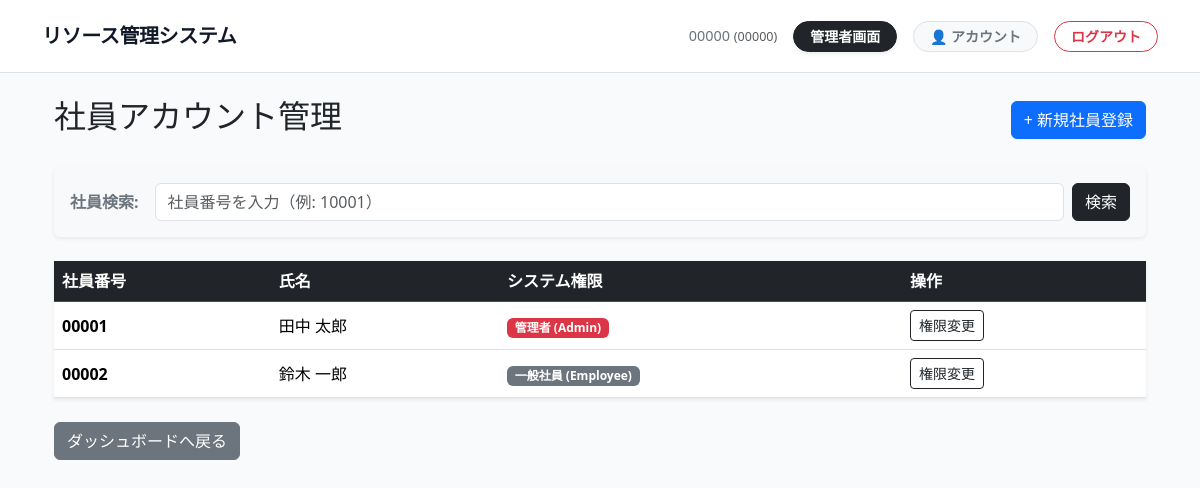
The page /admin-panel/employees/ (signed in) on the database as committed earlier.
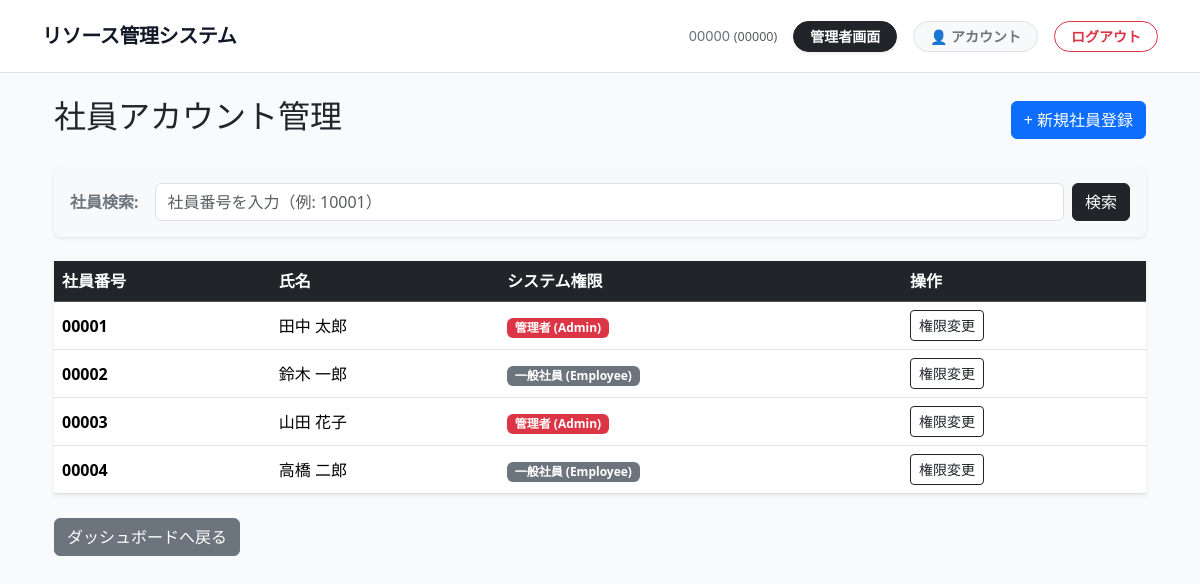
The same page on the database as committed later.
### core/models.py (models this page shows, shortened)
class User(AbstractUser):
    ROLE_CHOICES = (
        ('ADMIN', 'Administrator'),
        ('EMPLOYEE', 'Employee'),
    )
    username = None
    employee_number_validator = RegexValidator(
        regex=r'^\d{5}$',
        message="社員番号は5桁の半角数字で入力してください。"
    )
    employee_number = models.CharField(
        max_length=5,
        unique=True,
        validators=[employee_number_validator],
        verbose_name="社員番号"
    )
    role = models.CharField(max_length=10, choices=ROLE_CHOICES, default='EMPLOYEE')
    last_name = models.CharField(verbose_name="姓", max_length=30, blank=True, default="")
    first_name = models.CharField(verbose_name="名", max_length=30, blank=True, default="")
    USERNAME_FIELD = 'employee_number'
    REQUIRED_FIELDS = []
    objects = CustomUserManager()
    def get_full_name(self):
        full_name = f"{self.last_name} {self.first_name}".strip()
        if full_name:
            return full_name
        return self.employee_number

### core/views/admin_views.py (the view)
# urls.py: path('employees/', admin_views.AdminEmployeeListView.as_view(), name='admin_employee_list'),
class AdminEmployeeListView(LoginRequiredMixin, AdminRequiredMixin, ListView):
    model = User
    template_name = 'core/admin/employee_list.html'
    context_object_name = 'employees'
    def get_queryset(self):
        queryset = User.objects.exclude(is_superuser=True).order_by('employee_number')
        query = self.request.GET.get('q')
        if query:
            queryset = queryset.filter(employee_number__icontains=query)
        return queryset
    def get_context_data(self, **kwargs):
        context = super().get_context_data(**kwargs)
        context['query'] = self.request.GET.get('q', '')
        return context

### core/context_processors.py (called while the page is built)
def user_roles(request):
    is_admin = False
    if request.user.is_authenticated:
        is_admin = request.user.is_superuser or request.user.role == 'ADMIN'
    return {
        'is_admin': is_admin,
    }

### core/views/admin_views.py (called while the page is built)
    def test_func(self):
        user = self.request.user
        return user.is_superuser or user.role == 'ADMIN'

### templates/core/admin/employee_list.html (shortened to what this page needs)
{% extends "base.html" %}
{% block content %}
<div class="container mt-4">
    <div class="d-flex justify-content-between align-items-center mb-4">
        <h2>社員アカウント管理</h2>
        <a href="{% url 'admin_employee_create' %}" class="btn btn-primary">
            + 新規社員登録
        </a>
    </div>
    <div class="card shadow-sm mb-4 bg-light border-0">
        <div class="card-body py-3">
            <form method="GET" action="" class="d-flex align-items-center">
                <label for="searchInput" class="me-3 fw-bold text-secondary text-nowrap">社員検索:</label>
                <input type="search" name="q" id="searchInput" class="form-control me-2"
                       placeholder="社員番号を入力（例: 10001）" value="{{ query }}">
                <button type="submit" class="btn btn-dark text-nowrap">検索</button>
            </form>
        </div>
    </div>
    <table class="table table-hover shadow-sm bg-white align-middle">
        <thead class="table-dark">
            <tr>
                <th>社員番号</th>
                <th>氏名</th>
                <th>システム権限</th>
                <th>操作</th>
            </tr>
        </thead>
        <tbody>
            {% for emp in employees %}
            <tr>
                <td class="fw-bold">{{ emp.employee_number }}</td>
                <td>{{ emp.get_full_name }}</td>
                <td>
                    {% if emp.role == 'ADMIN' %}
                        <span class="badge bg-danger">管理者 (Admin)</span>
                    {% else %}
                        <span class="badge bg-secondary">一般社員 (Employee)</span>
                    {% endif %}
                </td>
                <td>
                    <a href="{% url 'admin_employee_role_update' emp.pk %}" class="btn btn-sm btn-outline-dark">
                        権限変更
                    </a>
                </td>
            </tr>
            {% empty %}
            <tr>
                <td colspan="4" class="text-center text-muted py-4">
                    該当する社員データがありません。
                </td>
            </tr>
            {% endfor %}
        </tbody>
    </table>
    <div class="mt-4">
        <a href="{% url 'admin_dashboard' %}" class="btn btn-secondary">ダッシュボードへ戻る</a>
    </div>
</div>
{% endblock %}

Rows that differ between the two databases and show on the page:
added User: employee_number "00003", get_full_name "山田 花子", role "管理者 (Admin)"
added User: employee_number "00004", get_full_name "高橋 二郎", role "一般社員 (Employee)"
